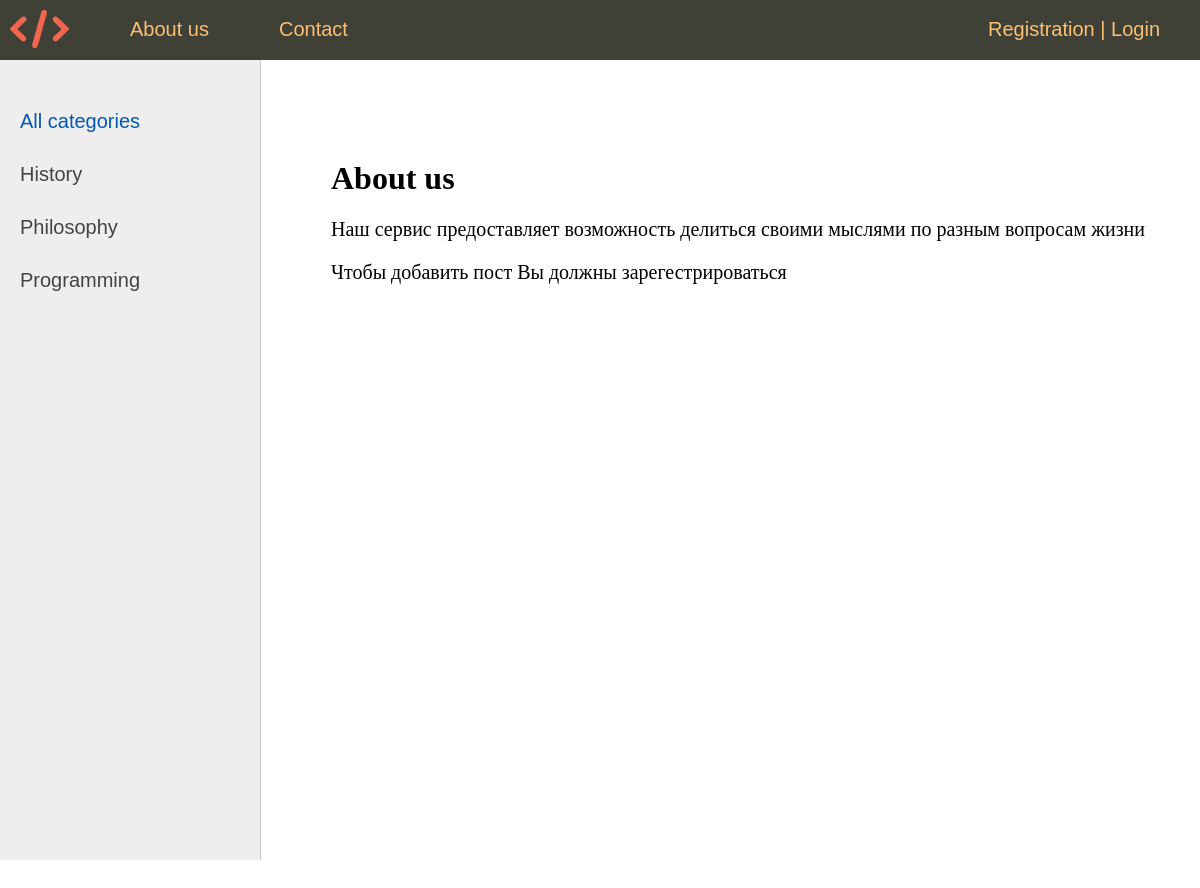
The page /about/ on the database its author committed.
### women/models.py (models this page shows, shortened)
class Category(models.Model):
    name = models.CharField(max_length=100, db_index=True, verbose_name='category')
    slug = models.SlugField(max_length=255, unique=True, db_index=True, verbose_name="URL")
    def get_absolute_url(self):
        return reverse('category', kwargs={'cat_slug': self.slug})
    class Meta:
        verbose_name = "Category"
        verbose_name_plural = "Blog categories"
        ordering = ['id']

### women/views.py (the view)
# urls.py: path('about/', About.as_view(), name='about'),
class About(DataMixin, TemplateView):
    template_name = 'women/about.html'
    def get_context_data(self, object_list=None, **kwargs):
        context = super().get_context_data(**kwargs)
        c_def = self.get_user_context(title='About us')
        context = dict(list(context.items()) + list(c_def.items()))
        return context

### women/utils.py (called while the page is built)
    def get_user_context(self, **kwargs):
        context = kwargs
        cats = cache.get('cats')
        if not cats:
            cats = Category.objects.annotate(Count('postmodel'))
            cache.set('cats', cats, 60)
        user_menu = menu.copy()
        if self.request.user.is_superuser == False:
            user_menu.pop(3)
        if self.request.user.is_authenticated == False:
            user_menu.pop(1)
        context['menu'] = user_menu
        context['cats'] = cats
        if 'cat_selected' not in context:
            context['cat_selected'] = 0
        return context

### women/templates/women/about.html
{% extends 'women/base.html' %}
{% block content %}
<h1>{{title}}</h1>
<p>Наш сервис предоставляет возможность делиться своими мыслями по разным вопросам жизни</p>
<p>Чтобы добавить пост Вы должны зарегестрироваться</p>
{% endblock %}

### women/templates/women/base.html (shortened to what this page needs)
{% load static %}
{% load women_tags %}
<!DOCTYPE html>
<html>
<head>
	<link type="text/css" href="{% static 'women/css/styles.css' %}" rel="stylesheet" />
</head>
<body>
<table class="table-page" border=0 cellpadding="0" cellspacing="0">
<tr><td valign=top>
{% block mainmenu %}
	<div class="header">
		<ul id="mainmenu" class="mainmenu">
			<li class="logo"><a href="{% url 'home' %}"><div class="logo"></div></a></li>
			{% for m in menu %}
				<li><a href="{% url m.url_name %}">{{m.title}}</a></li>
			{% endfor %}
			{% if request.user.is_authenticated %}
				<li class="last"> {{user.username}} | <a href="{% url 'logout' %}">Quit</a></li>
			{% else %}
				<li class="last"><a href="{% url 'register' %}">Registration</a> | <a href="{% url 'login' %}">Login</a></li>
			{% endif %}
		</ul>
	</div>
{% endblock mainmenu %}
<table class="table-content" border=0 cellpadding="0" cellspacing="0">
<tr>
<td valign="top" class="left-chapters">
	<ul id="leftchapters">
		{% if cat_selected == 0 %}
			<li class="selected">All categories</li>
		{% else %}
			<li><a href="{% url 'home' %}">All categories</a></li>
		{% endif %}
		{% for c in cats %}
			{% if c.postmodel__count > 0 %}
				{% if c.pk == cat_selected %}
					<li class="selected">{{c.name}}</li>
				{% else %}
					<li><a href="{{ c.get_absolute_url }}">{{c.name}}</a></li>
				{% endif %}
			{% endif %}
		{% endfor %}
	</ul>
</td>
<td valign="top" class="content">
<div class="content-text">
{% block content %}
{% endblock %}
</div>
</body>
</html>

### women/static/women/css/styles.css (style rules this page uses)
html, body { font-family: 'Arial'; margin: 0; padding: 0; height: 100%; width: 100%; color: #444; }
a { color: #0059b2; text-decoration: none; }
.table-page { width: 100%; height: 100%; vertical-align: top; }
.table-page tr { height: 100%; }
.header { background: #3F4137; height: 60px; }
.logo { background: url('../images/logo_simple.png') no-repeat 10px 10px; width: 100px; height: 100px; }
ul.mainmenu { list-style: none; margin: 0; padding: 0; height: 60px; color: #fdc073; font-size: 20px; overflow: hidden; }
ul.mainmenu li { float: left; margin: 18px 40px 0 30px; }
ul.mainmenu li.logo { margin: 0; }
ul.mainmenu li.last { float: right; }
ul.mainmenu li a { color: #fdc073; text-decoration: none; }
.table-content { width: 100%; min-height: 100%; height: 100%; }
.left-chapters { margin: 0; background: #eee; border-right: 1px solid #ccc; min-height: 100%; }
.left-chapters ul { width: 230px; min-height: 100%; margin: 0; padding: 20px 10px 10px 20px; list-style: none; font-size: 20px; }
.left-chapters ul li { margin: 30px 0 0 0; color: #999; }
.left-chapters ul li.selected { color: #0059b2; }
.left-chapters ul li a { color: #444; text-decoration: none; }
.content { padding: 40px 20px 20px 40px; width: 100%; box-sizing: border-box; }
.content-text { margin: 60px 0 0 30px; color: #000; font-size: 20px; font-family: Yandex Sans Display Light; }
.content-text h1 { font-size: 32px; }

### rows shown on the page
Category: name "History"
Category: name "Philosophy"
Category: name "Programming"

### other values the page prints
{{ m.title }} "About us" "Contact"
{{ title }} "About us"
